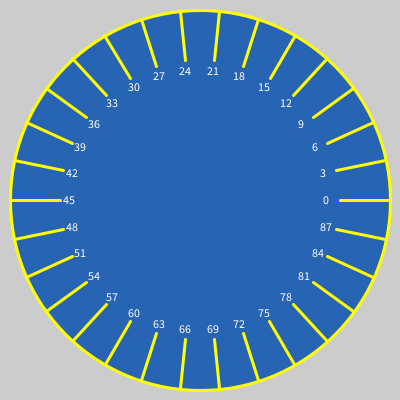
Frame 1 (no input)
Frame 60 (the mouse pressed at the canvas centre just before this capture): identical to frame 1, image omitted
Frame 120 (the mouse held since frame 60 and released just before this capture): identical to frame 1, image omitted

The Processing sketch that drew this single still picture (run headless with seeded random() and noise(); from frame 60 on, the mouse is pressed at the canvas centre):

// Processing sketch: speedo
// ── speedo.pde
int screenW = 400;
int screenH = 400;
int outerR = screenW/2-10;
int innerR = outerR - 50;
color bg = color(180,50,170);
color face = color(40,100,180);
color tick = color(255,255,0);
color txtColor = color(255,255,255);
int ticks = 30;

void settings() {
  size(screenW, screenH);
}

void setup() {
  drawSpeedo();  
}

void draw() {
  
}

void drawSpeedo() {
  strokeWeight(3);
  stroke(tick);
  fill(face);
  ellipse(screenW/2, screenH/2, outerR*2, outerR*2);
  float theta = 0;
  int val = 0;
  for (int i=0; i<ticks; i++) {
      float x1 = screenW/2 + innerR*cos(theta);
      float y1 = screenH/2 - innerR*sin(theta);
      float x2 = screenW/2 + outerR*cos(theta);
      float y2 = screenH/2 - outerR*sin(theta);
      float txtX = screenW/2-7 + (innerR-10)*cos(theta);
      float txtY = screenH/2+4 - (innerR-10)*sin(theta);
      line(x1, y1, x2, y2);
      fill(txtColor);
      textSize(12);
      text(val, txtX, txtY); 
      theta += 2*PI/ticks;
      val += 100/ticks;
  }
}
